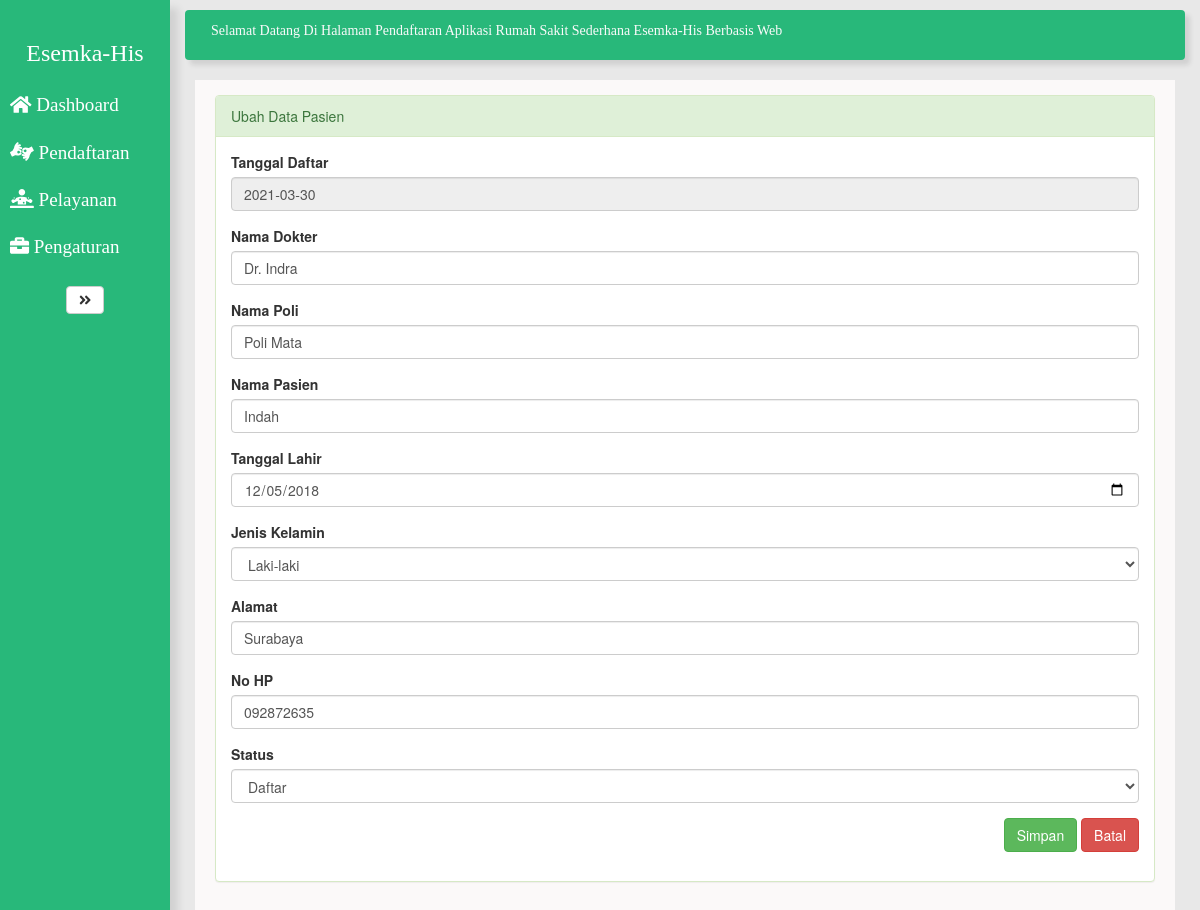
The page /admin/form_ubah.php?id=1 on the database its author committed.
### tables this page shows
CREATE TABLE `pasien` (
  `id_pasien` int(11) NOT NULL,
  `tgl_daftar` date NOT NULL,
  `nama_dokter` text NOT NULL,
  `nama_poli` text NOT NULL,
  `nama_pasien` text NOT NULL,
  `tgl_lahir` date NOT NULL,
  `jk` text NOT NULL,
  `alamat` text NOT NULL,
  `no_hp` text NOT NULL,
  `status` text NOT NULL
);

### admin/form_ubah.php (the view, shortened to what this page needs)
<html>
  <head>
    <link rel="stylesheet" href="style.css">
    <link rel="stylesheet" type="text/css" href="https://maxcdn.bootstrapcdn.com/bootstrap/3.3.7/css/bootstrap.min.css" />
    <link rel="stylesheet" href="https://maxcdn.bootstrapcdn.com/bootstrap/3.4.0/css/bootstrap.min.css">
  </head>
  <body>
    <div class="wrapper">
      <nav id="sidebar">
        <div class="sidebar-header">
          <a href="index.php"><h3>Esemka-His</h3>
          </a>
        </div>
        <ul class="list-unstyled components">
          <li>
            <a href="index.php">
              <i class="fas fa-home"></i>
              Dashboard
            </a>
          </li>
          <li>
            <a href="pendaftaran.php">
              <i class="fas fa-american-sign-language-interpreting"></i>
              Pendaftaran
            </a>
          </li>
          <li>
            <a href="pelayanan.php">
              <i class="fas fa-diagnoses"></i>
              Pelayanan
            </a>
          </li>
          <li>
            <a href="dokter.php">
              <i class="fas fa-briefcase"></i>
              Pengaturan
            </a>
          </li>
        </ul>
        <button type="button" id="sidebarCollapse" class="btn btn-default">
            <i class="fas fa-angle-double-right"></i>
        </button>
      </nav>
        <div id="content">
          <nav class="navbar navbar-expand-lg ">
              <div class="container-fluid">
                <marquee>Selamat Datang Di Halaman Pendaftaran Aplikasi Rumah Sakit Sederhana Esemka-His Berbasis Web</marquee>
              </div>
          </nav>
          <div class="page-wrapper" >
          <div style="padding: 15px 20px;background-color: #fbf9f9; min-height: 500px; margin-right: 15px; margin-left: 5px; margin-bottom: 0px;" >
              <div id="page-inner">
                        <div class="panel panel-success">
                          <div class="panel-heading">Ubah Data Pasien </div>
                            <div class="panel-body">
                              <div class="row">
                                <div class="col-md-12">
                                  <?php
                                    include "../config.php";
                                    $id = $_GET['id'];
                                    $sql = mysqli_query  ($koneksi,"SELECT * FROM pasien WHERE id_pasien='$id'");
                                    $data = mysqli_fetch_array($sql)
                                  ?>
                                  <form method="post" action="proses_ubah.php?id=<?php echo $id; ?>">
                                      <div class="form-group">
                                          <label>Tanggal Daftar</label>
                                          <input class="form-control" type="text" name="tgl_daftar" value="<?php echo $data['tgl_daftar']; ?>"readonly>
                                      </div>
                                      <div class="form-group">
                                          <label>Nama Dokter</label>
                                          <input class="form-control" type="text" name="nama_dokter" value="<?php echo $data['nama_dokter']; ?>">
                                      </div>
                                      <div class="form-group">
                                          <label>Nama Poli</label>
                                          <input class="form-control" type="text" name="nama_poli" value="<?php echo $data['nama_poli']; ?>">
                                      </div>
                                      <div class="form-group">
                                          <label>Nama Pasien</label>
                                          <input class="form-control" type="text" name="nama_pasien" value="<?php echo $data['nama_pasien']; ?>">
                                      </div>
                                      <div class="form-group">
                                          <label>Tanggal Lahir</label>
                                          <input class="form-control" type="date" name="tgl_lahir" value="<?php echo $data['tgl_lahir']; ?>">
                                      </div>
                                      <div class="form-group">
                                      <label>Jenis Kelamin</label>
                                          <select name="jk" id="jk" class="form-control">
                                            <option value="Laki-laki">Laki-laki</option>
                                          </select>
                                      </div>
                                      <div class="form-group">
                                          <label>Alamat</label>
                                          <input class="form-control" type="text" name="alamat" value="<?php echo $data['alamat']; ?>">
                                      </div>
                                      <div class="form-group">
                                          <label>No HP</label>
                                          <input class="form-control" type="text" name="no_hp" value="<?php echo $data['no_hp']; ?>">
                                      </div>
                                      <div class="form-group">
                                          <label>Status</label>
                                          <select name="status" id="status" class="form-control">
                                            <option value="Daftar">Daftar</option>
                                          </select>
                                      </div>
                                      <div align="right" >
                                      <input type="submit" name="Ubah" id="simpan" value="Simpan" class="btn btn-success" />
                                      <a href="pendaftaran.php"><input type="button" value="Batal" class="btn btn-danger"></a></td>
                                      </div>
                                  </form>
                                </div>
                            </div>
                          </div>
                        </div>
              </div>
            </div>
          </div>
        </div>
    </div>
  </body>
</html>

### admin/style.css (style rules this page uses)
body { font-family: 'Poppins', sans-serif; background: #999; }
a, a:hover, a:focus { color: inherit; text-decoration: none; transition: all 0.3s; }
.navbar { padding: 10px; font-family: 'Times New Roman', Times, serif; color: #fafafa; background: rgb(40, 184, 122); border:none; border-radius: 0; margin-left: -5px; margin-right: 5px; box-shadow: 5px 5px 5px rgba(0, 0, 0, 0.1); }
.wrapper { display: flex; align-items: stretch; background: rgb(232, 232, 232); }
#sidebar { font-family: 'Times New Roman', Times, serif; text-align: center; font-size: 13pt; color: #fff; min-width: 170px; max-width: 180px; background: rgb(40, 184, 122); transition: all 0.3s; outline: 0px; box-shadow: 8px 8px 8px rgba(0, 0, 0, 0.1); }
#sidebar ul li a { text-align: left; color: #fff; font-family: 'Times New Roman', Times, serif; }
#sidebar .sidebar-header h3 { padding-top: 20px; background: rgb(40, 184, 122); color: #fff; font-family: 'Times New Roman', Times, serif; }
#sidebar ul.components { padding: 5px 0; border-bottom: 1px solid rgb(40, 184, 122); }
#sidebar ul li a { padding: 10px; font-size: 1.1em; display: block; }
#content { width: 100%; padding: 10px; padding-left: 20px; min-height: 100vh; transition: all 0.3s; }

### rows shown on the page
pasien: tgl_daftar "2021-03-30", nama_dokter "Dr. Indra", nama_poli "Poli Mata", nama_pasien "Indah", tgl_lahir "12/05/2018", alamat "Surabaya", no_hp "092872635"
